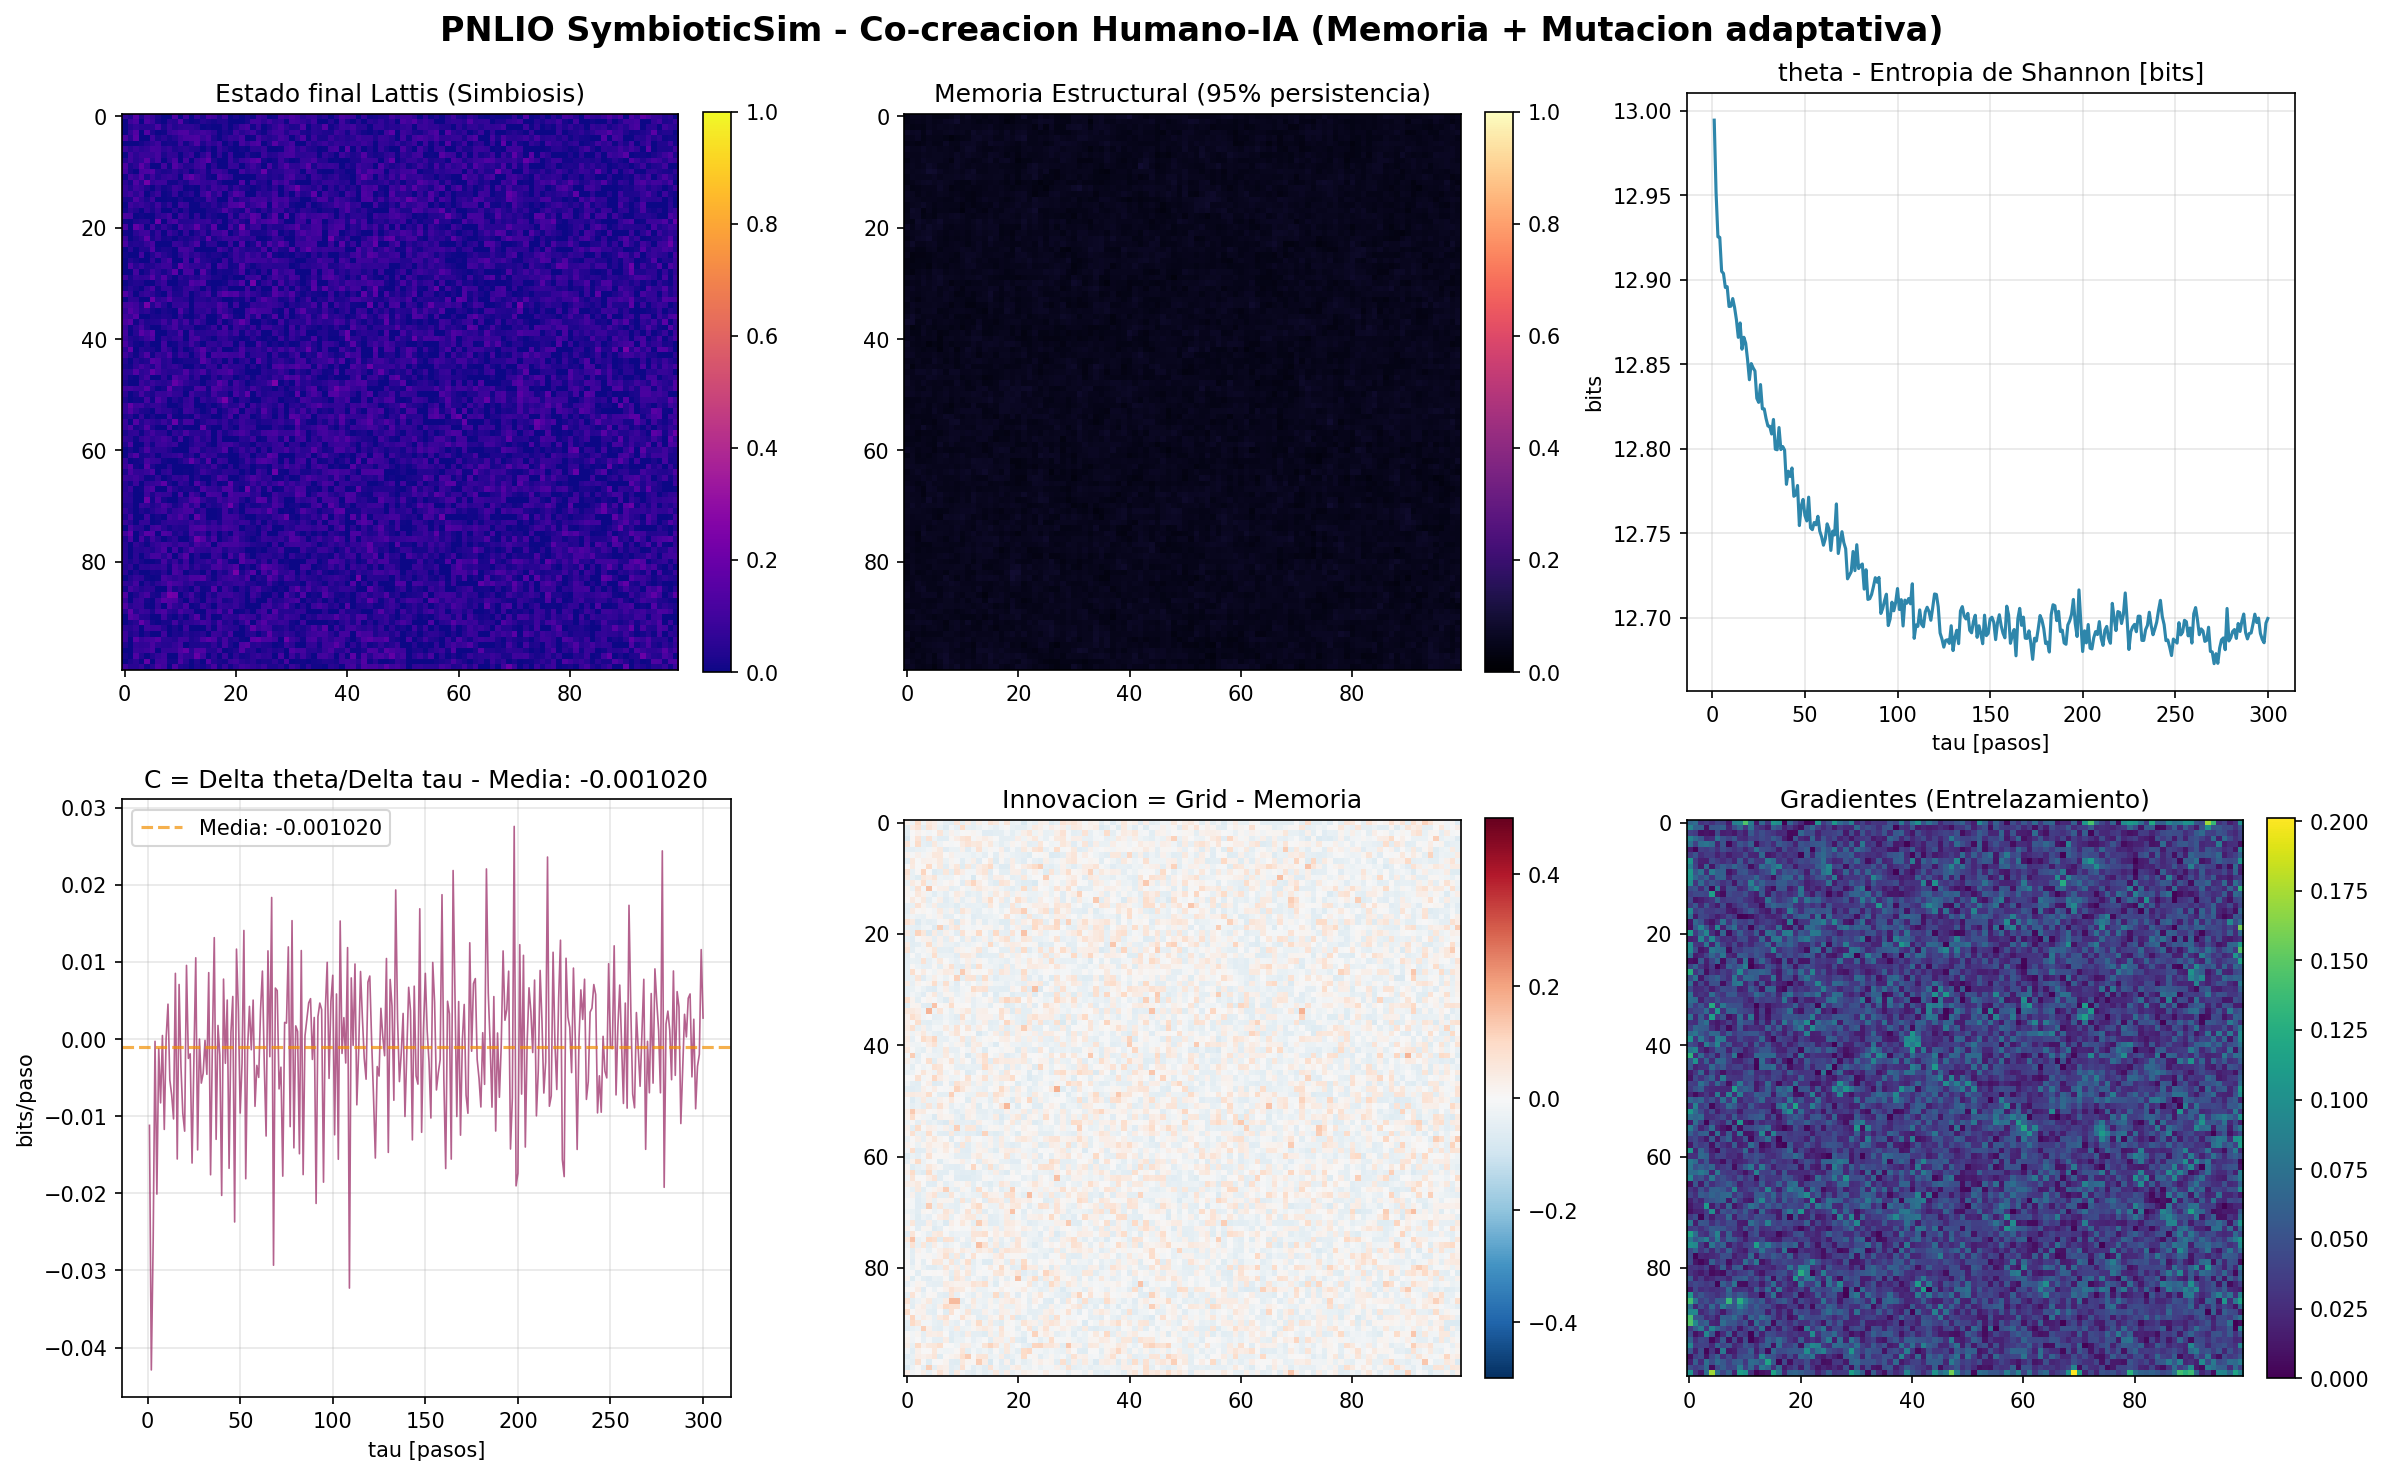

Generate this figure with Python:
import numpy as np
import matplotlib
matplotlib.use("Agg")
import matplotlib.pyplot as plt


class PNLIOSymbioticSim:
    def __init__(self, size=100, creativity=0.05, seed=42):
        np.random.seed(seed)
        self.size = size
        self.grid = np.random.rand(size, size) * 0.2
        self.memory = self.grid.copy()
        self.creativity = creativity
        self.tau, self.theta, self.C = [], [], []

    def entropy(self):
        p = self.grid.flatten()
        p = p / (p.sum() + 1e-12)
        p = p[p > 0]
        return -np.sum(p * np.log2(p))

    def step(self):
        neighbors = (
            np.roll(self.grid, 1, 0) + np.roll(self.grid, -1, 0) +
            np.roll(self.grid, 1, 1) + np.roll(self.grid, -1, 1)
        ) / 4
        mutation = np.random.normal(
            0,
            self.creativity * (1 + np.std(neighbors)),
            self.grid.shape
        )
        before = self.entropy()
        self.grid = np.clip(
            0.65 * neighbors +
            0.25 * self.memory +
            mutation,
            0, 1
        )
        self.memory = 0.95 * self.memory + 0.05 * self.grid
        after = self.entropy()
        self.tau.append(len(self.tau) + 1)
        self.theta.append(after)
        self.C.append(after - before)

    def run(self, steps=300):
        for _ in range(steps):
            self.step()


if __name__ == "__main__":
    sim = PNLIOSymbioticSim(size=100, creativity=0.05, seed=42)
    sim.run(300)

    print(f"Theta final: {sim.theta[-1]:.6f}")
    print(f"C media: {np.mean(sim.C):.6f}")
    print(f"Theta inicial: {sim.theta[0]:.6f}")
    print(f"Delta theta total: {sim.theta[-1] - sim.theta[0]:.6f}")
    print(f"Grid min: {sim.grid.min():.4f}, max: {sim.grid.max():.4f}, mean: {sim.grid.mean():.4f}")

    fig = plt.figure(figsize=(16, 10))
    fig.suptitle('PNLIO SymbioticSim - Co-creacion Humano-IA (Memoria + Mutacion adaptativa)',
                 fontsize=16, fontweight='bold')

    ax1 = plt.subplot(2, 3, 1)
    im1 = ax1.imshow(sim.grid, cmap='plasma', interpolation='nearest', vmin=0, vmax=1)
    ax1.set_title('Estado final Lattis (Simbiosis)')
    plt.colorbar(im1, ax=ax1, fraction=0.046, pad=0.04)

    ax2 = plt.subplot(2, 3, 2)
    im2 = ax2.imshow(sim.memory, cmap='magma', interpolation='nearest', vmin=0, vmax=1)
    ax2.set_title('Memoria Estructural (95% persistencia)')
    plt.colorbar(im2, ax=ax2, fraction=0.046, pad=0.04)

    ax3 = plt.subplot(2, 3, 3)
    ax3.plot(sim.tau, sim.theta, color='#2E86AB', linewidth=1.5)
    ax3.set_title('theta - Entropia de Shannon [bits]')
    ax3.set_xlabel('tau [pasos]')
    ax3.set_ylabel('bits')
    ax3.grid(True, alpha=0.3)

    ax4 = plt.subplot(2, 3, 4)
    ax4.plot(sim.tau, sim.C, color='#A23B72', linewidth=0.8, alpha=0.8)
    ax4.axhline(y=np.mean(sim.C), color='#F18F01', linestyle='--', alpha=0.7,
                label=f'Media: {np.mean(sim.C):.6f}')
    ax4.set_title(f'C = Delta theta/Delta tau - Media: {np.mean(sim.C):.6f}')
    ax4.set_xlabel('tau [pasos]')
    ax4.set_ylabel('bits/paso')
    ax4.legend()
    ax4.grid(True, alpha=0.3)

    ax5 = plt.subplot(2, 3, 5)
    diff = sim.grid - sim.memory
    im5 = ax5.imshow(diff, cmap='RdBu_r', interpolation='nearest', vmin=-0.5, vmax=0.5)
    ax5.set_title('Innovacion = Grid - Memoria')
    plt.colorbar(im5, ax=ax5, fraction=0.046, pad=0.04)

    ax6 = plt.subplot(2, 3, 6)
    grad_x, grad_y = np.gradient(sim.grid)
    gradient_magnitude = np.sqrt(grad_x**2 + grad_y**2)
    im6 = ax6.imshow(gradient_magnitude, cmap='viridis', interpolation='nearest')
    ax6.set_title('Gradientes (Entrelazamiento)')
    plt.colorbar(im6, ax=ax6, fraction=0.046, pad=0.04)

    plt.tight_layout()
    filename = 'pnlio_symbiotic_sim.png'
    plt.savefig(filename, dpi=150, bbox_inches='tight')
    print(f"Guardado: {filename}")
